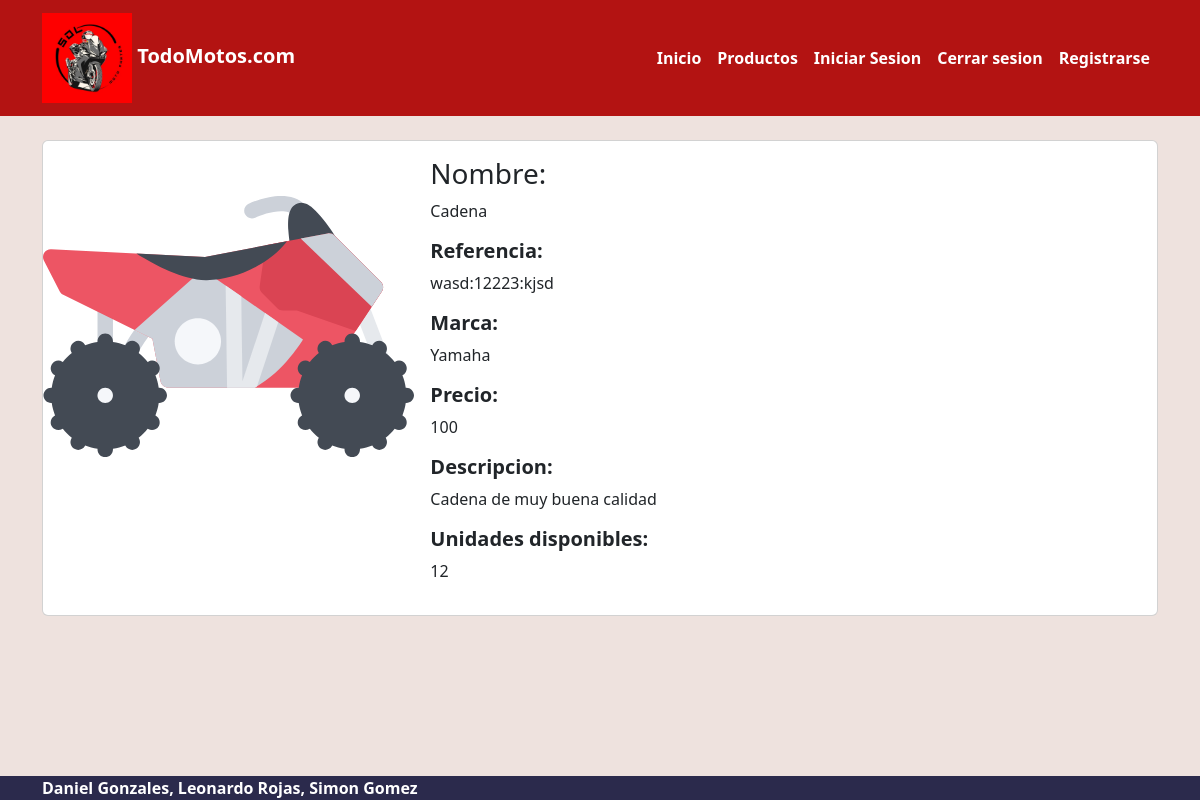
The page /product/1 on the database as committed earlier.
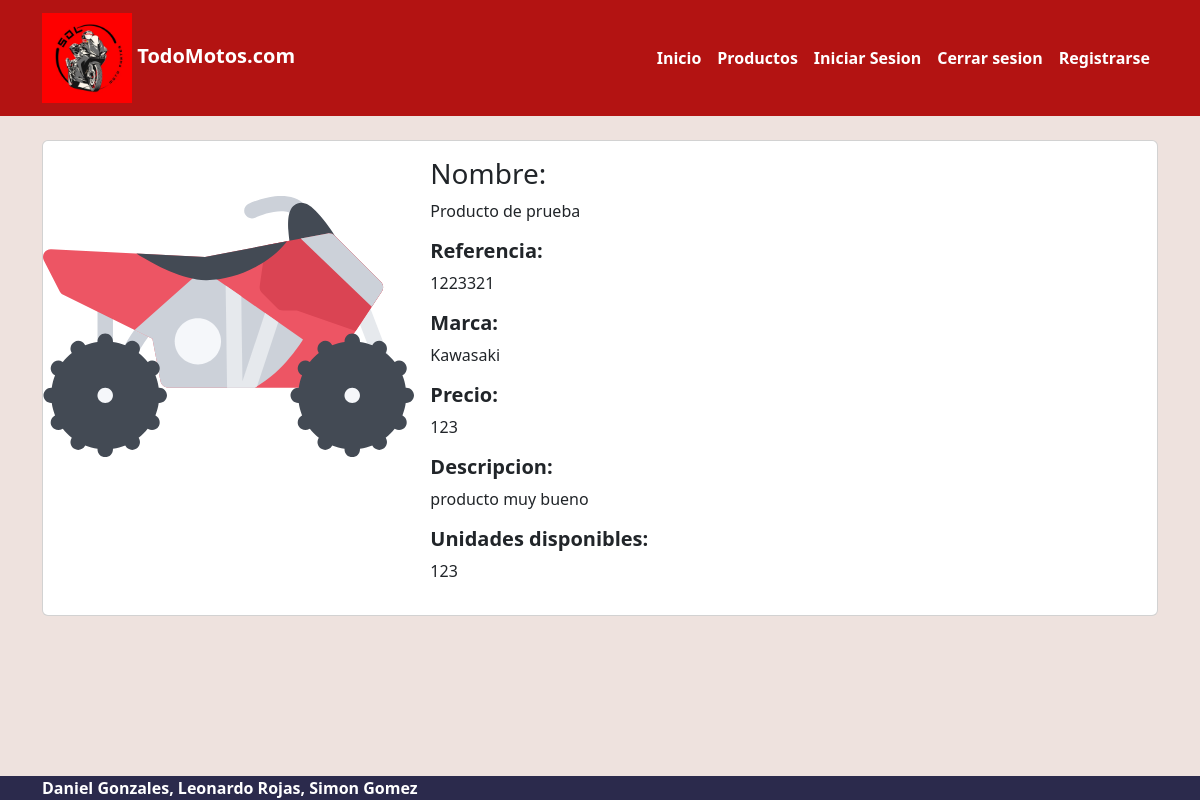
The same page on the database as committed later.
### ecommerce/models.py (models this page shows)
class Product(models.Model):
    name = models.CharField(max_length=255)
    brand = models.CharField(max_length=50, null=True)
    description = models.CharField(max_length=300)
    reference = models.CharField(max_length=50)
    price = models.IntegerField()
    stock = models.IntegerField()

### ecommerce/views.py (the view, shortened to what this page needs)
# urls.py: path('product/<str:id>',ProductView.as_view(),name='product'),
class ProductView(View):
    template_name = 'pages/product.html'
    form = RatingForm
    viewData = {}
    viewData['form'] = form
    def get(self, request, id):
        try:
            product_id = int(id)
            if product_id < 1:
                raise ValueError("Product id must be 1 or greater")
            product = get_object_or_404(Product, pk=product_id)
        except:
            return redirect('error')
        self.viewData["product"] = product
        return render(request, self.template_name, self.viewData)

### ecommerce/templates/pages/product.html (shortened to what this page needs)
{% extends 'base.html' %}
{% load static %}
{% block content %}
<div class="card mb-3">
    <div class="row g-0">
        <div class="col-md-4">
            <img src="{% static 'products/icono_moto.svg' %}"
                class="img-fluid rounded-start">
        </div>
        <div class="col-md-8">
            <div class="card-body">
                <h3 class="card-title">Nombre:</h3>
                <p class="fst-normal">{{product.name}}</p>
                <h5 class="fw-bold">Referencia:</h5>
                <p class="fst-normal">{{product.reference}}</p>
                <h5 class="fw-bold">Marca: </h5>
                <p class="fst-normal">{{product.brand}}</p>
                <h5 class="fw-bold">Precio:</h5>
                <p class="fst-normal">{{product.price}}</p>
                <h5 class="fw-bold">Descripcion:</h5>
                <p class="fst-normal">{{product.description}}</p>
                <h5 class="fw-bold">Unidades disponibles:</h5>
                <p class="fst-normal">{{product.stock}}</p>
            </div>
        </div>
    </div>
</div>
{% endblock %}

Rows that differ between the two databases and show on the page:
changed Product: name "Cadena" → "Producto de prueba"; reference "wasd:12223:kjsd" → "1223321"; brand "Yamaha" → "Kawasaki"; price "100" → "123"; description "Cadena de muy buena calidad" → "producto muy bueno"; stock "12" → "123"
